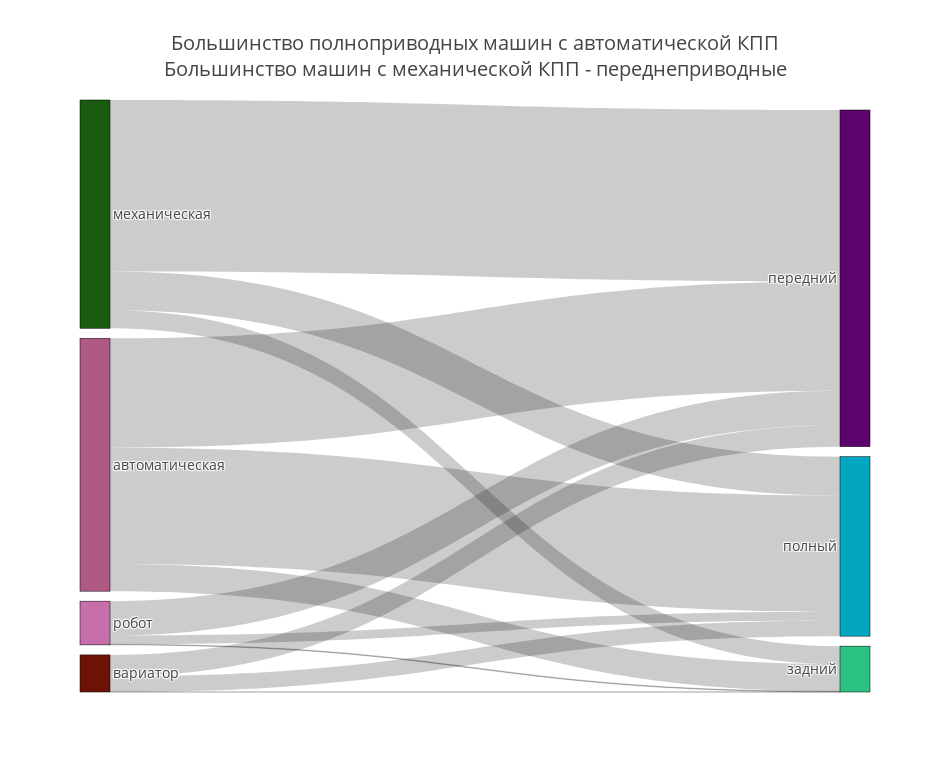

The code cell stored with this chart in its notebook:
### Code cell
draw_sankey(labels, df_res, 'Большинство полноприводных машин с автоматической КПП<br>Большинство машин с механической КПП - переднеприводные')

### Figure 1 — Plotly figure (JSON) as saved in the notebook; plotly's stock layout.template omitted (floating-point values rounded to 4 significant figures)
{"data": [{"domain": {"x": [0, 1], "y": [0, 1]}, "link": {"source": [1, 1, 1, 3, 3, 3, 0, 0, 0, 2, 2, 2], "target": [7, 5, 6, 7, 5, 6, 7, 5, 6, 7, 5, 6], "value": [710, 2871, 3052, 1, 562, 410, 474, 4495, 1017, 18, 901, 228]}, "node": {"color": ["#1A5B11", "#AE5A85", "#C66FAA", "#6E1206", "#B0AFCF", "#5C036D", "#03A6C1", "#2CC281", "#B9D839"], "label": ["механическая", "автоматическая", "робот", "вариатор", null, "передний", "полный", "задний", null], "line": {"color": "black", "width": 0.5}, "pad": 10, "thickness": 30}, "orientation": "h", "type": "sankey", "valueformat": ".0f"}], "layout": {"font": {"size": 14}, "height": 772, "title": "Большинство полноприводных машин с автоматической КПП<br>Большинство машин с механической КПП - переднеприводные", "width": 950}}
